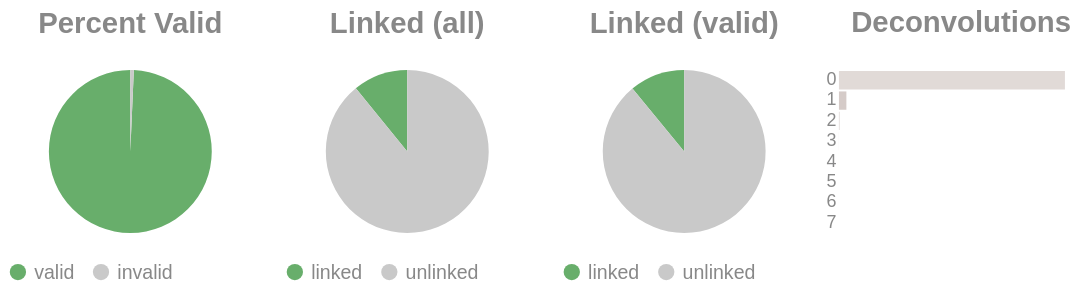

Source (notebook cell):
### Code cell
if SKIPLR:
    pass
else:
    clash = Counter()
    for i in valids['molecule'].to_list():
        _mol = i.split("-")
        if len(_mol) == 1:
            clash.update('0')
        else:
            clash.update(_mol[-1])

    _d = {"deconvolutions": [], 'count': []}
    for k,v in clash.items():
        _d['deconvolutions'].append(k)
        _d['count'].append(v)

    tot_valid = valids['reads'].sum()
    mask = valids['reads'] >= 2
    n_linked_reads = valids.filter(mask)['reads'].sum()
    if n_linked_reads == 0:
        print_html("No linked molecules (>=2 reads) were detected; skipping linked-only distributions.")
        SKIPLR = True
    else:
        perc_valid = round(tot_valid / n_reads, 4)
        linked_perc_abs = round(n_linked_reads / n_reads, 4)
        linked_perc = round(n_linked_reads / tot_valid, 4)

    _valid = pl.DataFrame({"valids": ['valid', 'invalid'], "count": [tot_valid, n_reads - tot_valid]})
    _linked_abs = pl.DataFrame({"linked (absolute)": ['linked', 'unlinked'], "count": [n_linked_reads, n_reads - n_linked_reads]})
    _linked_rel = pl.DataFrame({"linked (valids)": ['linked', 'unlinked'], "count": [n_linked_reads, tot_valid - n_linked_reads]})

    (
        alt.hconcat(
            piechart(_valid, goodval = 'valid', title = "Percent Valid"),
            piechart(_linked_abs, goodval = "linked", title =  "Linked (all)"),
            piechart(_linked_rel, goodval = "linked", title =  "Linked (valid)"),
            convolutionbar(pl.DataFrame(_d), title = "Deconvolutions"),
            center = True,
            bounds = 'flush'
        )
        .resolve_scale(color='independent')
        .resolve_legend('independent')
        .properties(usermeta={'embedOptions': {"actions": False}})
    ).display()

### Figure 1 — Vega-Lite specification as saved in the notebook (floating-point values rounded to 4 significant figures)
{"width": "container", "height": 400, "config": {"title": {"anchor": "start", "dy": -15, "fontSize": 18, "color": "#888888", "subtitleColor": "#888888", "subtitleFontSize": 14}, "arc": {"fill": "#0072B2"}, "axis": {"domainColor": "#888888", "domainWidth": 0.5, "gridWidth": 0.2, "grid": false, "titleFontWeight": 400, "titleFontSize": 15, "labelFontSize": 11, "labelColor": "#888888", "tickColor": "#888888", "tickWidth": 0.2, "titleColor": "#888888"}, "axisBand": {"grid": false}, "axisX": {"grid": true, "tickSize": 10, "domainCap": "round"}, "axisY": {"domain": false, "grid": true, "tickSize": 0, "domainCap": "round"}, "background": "transparent", "header": {"labelFontSize": 15, "labelColor": "#888888", "titleFontSize": 15, "titleFontWeight": 600, "titleColor": "#888888"}, "legend": {"labelFont": "sans-serif", "labelFontSize": 12, "labelColor": "#888888", "symbolSize": 100, "symbolType": "circle", "titleFontSize": 12, "titlePadding": 10, "titleColor": "#888888", "title": null}, "range": {"category": ["#E69F00", "#56B4E9", "#009E73", "#F0E442", "#0072B2", "#D55E00", "#CC79A7", "#000000"], "diverging": ["#cfe8f3", "#a2d4ec", "#73bfe2", "#46abdb", "#1696d2", "#12719e"]}, "area": {"fill": "#0072B2", "fillOpacity": 0.7, "line": true, "strokeOpacity": 0.7}, "line": {"color": "#0072B2", "stroke": "#0072B2", "strokeWidth": 2}, "trail": {"color": "#0072B2", "stroke": "#0072B2", "strokeWidth": 0, "size": 1}, "point": {"filled": true, "fillOpacity": 1.0, "size": 95}, "text": {"color": "#888888", "fontSize": 11, "align": "right", "fontWeight": 400, "size": 11}, "bar": {"fill": "#0072B2", "stroke": null}, "view": {"stroke": null, "continuousWidth": 660, "continuousHeight": 400}}, "hconcat": [{"data": {"name": "data-e8ebd60a9ba69447b1ea3800d9598652"}, "mark": {"type": "arc"}, "encoding": {"color": {"field": "valids", "legend": {"orient": "bottom", "title": null}, "scale": {"domain": ["valid", "invalid"], "range": ["#68ae6b", "#C9C9C9"]}, "title": "Valids", "type": "nominal"}, "theta": {"field": "count", "type": "quantitative"}, "tooltip": [{"field": "valids", "title": "Valids", "type": "ordinal"}, {"field": "percent", "format": ".2%", "title": "Percent", "type": "quantitative"}, {"field": "count", "title": "Count", "type": "quantitative"}]}, "height": 100, "title": {"text": "Percent Valid", "align": "center", "anchor": "middle"}, "transform": [{"calculate": "datum.count / 4604854", "as": "percent"}], "width": 150}, {"data": {"name": "data-ee3488ecf0144ac7a2d707e85f02f5fb"}, "mark": {"type": "arc"}, "encoding": {"color": {"field": "linked (absolute)", "legend": {"orient": "bottom", "title": null}, "scale": {"domain": ["linked", "unlinked"], "range": ["#68ae6b", "#C9C9C9"]}, "title": "Linked (Absolute)", "type": "nominal"}, "theta": {"field": "count", "type": "quantitative"}, "tooltip": [{"field": "linked (absolute)", "title": "Linked (Absolute)", "type": "ordinal"}, {"field": "percent", "format": ".2%", "title": "Percent", "type": "quantitative"}, {"field": "count", "title": "Count", "type": "quantitative"}]}, "height": 100, "title": {"text": "Linked (all)", "align": "center", "anchor": "middle"}, "transform": [{"calculate": "datum.count / 4604854", "as": "percent"}], "width": 150}, {"data": {"name": "data-deb11ef3e31c395ec108efb9aeda81e0"}, "mark": {"type": "arc"}, "encoding": {"color": {"field": "linked (valids)", "legend": {"orient": "bottom", "title": null}, "scale": {"domain": ["linked", "unlinked"], "range": ["#68ae6b", "#C9C9C9"]}, "title": "Linked (Valids)", "type": "nominal"}, "theta": {"field": "count", "type": "quantitative"}, "tooltip": [{"field": "linked (valids)", "title": "Linked (Valids)", "type": "ordinal"}, {"field": "percent", "format": ".2%", "title": "Percent", "type": "quantitative"}, {"field": "count", "title": "Count", "type": "quantitative"}]}, "height": 100, "title": {"text": "Linked (valid)", "align": "center", "anchor": "middle"}, "transform": [{"calculate": "datum.count / 4573193", "as": "percent"}], "width": 150}, {"data": {"name": "data-6ed508228c633a78d3f56ea3dc2a9728"}, "mark": {"type": "bar"}, "encoding": {"color": {"field": "deconvolutions", "legend": null, "scale": {"scheme": "lightgreyred"}, "type": "nominal"}, "tooltip": [{"field": "deconvolutions", "title": "Deconvolutions", "type": "ordinal"}, {"field": "percent", "format": ".2%", "title": "Percent", "type": "quantitative"}, {"field": "count", "title": "Count", "type": "quantitative"}], "x": {"axis": null, "field": "count", "type": "quantitative"}, "y": {"field": "deconvolutions", "sort": "ascending", "title": null, "type": "nominal"}}, "height": 100, "title": {"text": "Deconvolutions", "align": "center", "anchor": "middle"}, "transform": [{"calculate": "datum.count / 4307909", "as": "percent"}], "width": 150}], "bounds": "flush", "center": true, "resolve": {"legend": {"angle": "independent"}, "scale": {"color": "independent"}}, "usermeta": {"embedOptions": {"actions": false}}, "$schema": "https://vega.github.io/schema/vega-lite/v6.1.0.json", "datasets": {"data-e8ebd60a9ba69447b1ea3800d9598652": [{"valids": "valid", "count": 4573193}, {"valids": "invalid", "count": 31661}], "data-ee3488ecf0144ac7a2d707e85f02f5fb": [{"linked (absolute)": "linked", "count": 500913}, {"linked (absolute)": "unlinked", "count": 4103941}], "data-deb11ef3e31c395ec108efb9aeda81e0": [{"linked (valids)": "linked", "count": 500913}, {"linked (valids)": "unlinked", "count": 4072280}], "data-6ed508228c633a78d3f56ea3dc2a9728": [{"deconvolutions": "0", "count": 4161949}, {"deconvolutions": "1", "count": 137130}, {"deconvolutions": "2", "count": 8129}, {"deconvolutions": "3", "count": 627}, {"deconvolutions": "4", "count": 63}, {"deconvolutions": "5", "count": 8}, {"deconvolutions": "6", "count": 2}, {"deconvolutions": "7", "count": 1}]}}
